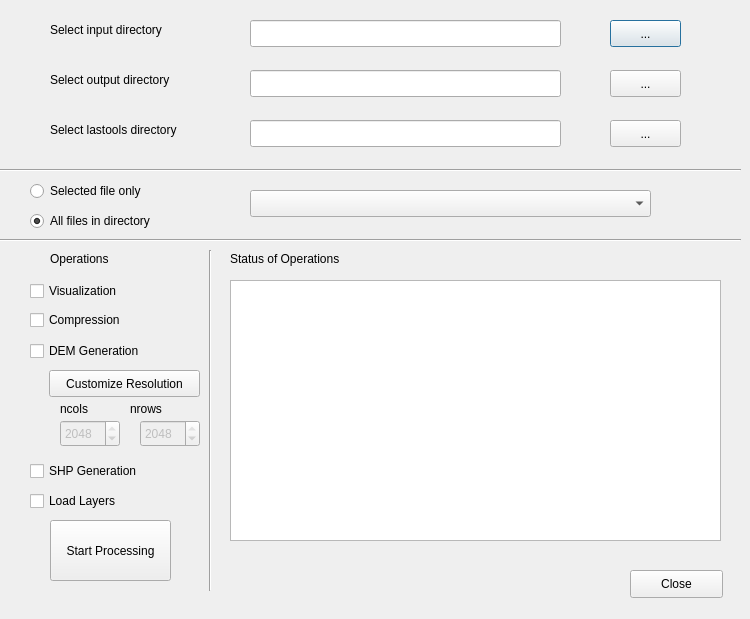
<?xml version="1.0" encoding="UTF-8"?>
<ui version="4.0">
 <class>LidarProcessorDialogBase</class>
 <widget class="QDialog" name="LidarProcessorDialogBase">
  <property name="enabled">
   <bool>true</bool>
  </property>
  <property name="geometry">
   <rect>
    <x>0</x>
    <y>0</y>
    <width>750</width>
    <height>619</height>
   </rect>
  </property>
  <property name="minimumSize">
   <size>
    <width>750</width>
    <height>595</height>
   </size>
  </property>
  <property name="windowTitle">
   <string>LiDAR Processor</string>
  </property>
  <property name="sizeGripEnabled">
   <bool>false</bool>
  </property>
  <widget class="QLineEdit" name="inputDir">
   <property name="geometry">
    <rect>
     <x>250</x>
     <y>20</y>
     <width>311</width>
     <height>27</height>
    </rect>
   </property>
  </widget>
  <widget class="QPushButton" name="inputDirButton">
   <property name="geometry">
    <rect>
     <x>610</x>
     <y>20</y>
     <width>71</width>
     <height>27</height>
    </rect>
   </property>
   <property name="text">
    <string>...</string>
   </property>
  </widget>
  <widget class="QLabel" name="label_2">
   <property name="geometry">
    <rect>
     <x>50</x>
     <y>20</y>
     <width>151</width>
     <height>20</height>
    </rect>
   </property>
   <property name="text">
    <string>Select input directory</string>
   </property>
  </widget>
  <widget class="QLabel" name="label_3">
   <property name="geometry">
    <rect>
     <x>50</x>
     <y>70</y>
     <width>161</width>
     <height>20</height>
    </rect>
   </property>
   <property name="text">
    <string>Select output directory</string>
   </property>
  </widget>
  <widget class="QLineEdit" name="outputDir">
   <property name="geometry">
    <rect>
     <x>250</x>
     <y>70</y>
     <width>311</width>
     <height>27</height>
    </rect>
   </property>
  </widget>
  <widget class="QPushButton" name="outputDirButton">
   <property name="geometry">
    <rect>
     <x>610</x>
     <y>70</y>
     <width>71</width>
     <height>27</height>
    </rect>
   </property>
   <property name="text">
    <string>...</string>
   </property>
  </widget>
  <widget class="QComboBox" name="listoffiles">
   <property name="geometry">
    <rect>
     <x>250</x>
     <y>190</y>
     <width>401</width>
     <height>27</height>
    </rect>
   </property>
  </widget>
  <widget class="QLabel" name="label">
   <property name="geometry">
    <rect>
     <x>50</x>
     <y>250</y>
     <width>81</width>
     <height>17</height>
    </rect>
   </property>
   <property name="text">
    <string>Operations</string>
   </property>
  </widget>
  <widget class="Line" name="line">
   <property name="geometry">
    <rect>
     <x>0</x>
     <y>160</y>
     <width>741</width>
     <height>20</height>
    </rect>
   </property>
   <property name="orientation">
    <enum>Qt::Horizontal</enum>
   </property>
  </widget>
  <widget class="Line" name="line_2">
   <property name="geometry">
    <rect>
     <x>0</x>
     <y>230</y>
     <width>741</width>
     <height>20</height>
    </rect>
   </property>
   <property name="orientation">
    <enum>Qt::Horizontal</enum>
   </property>
  </widget>
  <widget class="Line" name="line_3">
   <property name="geometry">
    <rect>
     <x>200</x>
     <y>250</y>
     <width>20</width>
     <height>341</height>
    </rect>
   </property>
   <property name="orientation">
    <enum>Qt::Vertical</enum>
   </property>
  </widget>
  <widget class="QCheckBox" name="compress">
   <property name="geometry">
    <rect>
     <x>30</x>
     <y>310</y>
     <width>121</width>
     <height>20</height>
    </rect>
   </property>
   <property name="text">
    <string>Compression</string>
   </property>
  </widget>
  <widget class="QCheckBox" name="visualize">
   <property name="geometry">
    <rect>
     <x>30</x>
     <y>280</y>
     <width>111</width>
     <height>22</height>
    </rect>
   </property>
   <property name="text">
    <string>Visualization</string>
   </property>
  </widget>
  <widget class="QCheckBox" name="demGen">
   <property name="geometry">
    <rect>
     <x>30</x>
     <y>340</y>
     <width>141</width>
     <height>22</height>
    </rect>
   </property>
   <property name="text">
    <string>DEM Generation</string>
   </property>
  </widget>
  <widget class="QCheckBox" name="shpGen">
   <property name="geometry">
    <rect>
     <x>30</x>
     <y>460</y>
     <width>141</width>
     <height>22</height>
    </rect>
   </property>
   <property name="text">
    <string>SHP Generation</string>
   </property>
  </widget>
  <widget class="QCheckBox" name="loadLayer">
   <property name="geometry">
    <rect>
     <x>30</x>
     <y>490</y>
     <width>97</width>
     <height>22</height>
    </rect>
   </property>
   <property name="text">
    <string>Load Layers</string>
   </property>
  </widget>
  <widget class="QPlainTextEdit" name="statusBox">
   <property name="geometry">
    <rect>
     <x>230</x>
     <y>280</y>
     <width>491</width>
     <height>261</height>
    </rect>
   </property>
   <property name="plainText">
    <string/>
   </property>
  </widget>
  <widget class="QLabel" name="label_4">
   <property name="geometry">
    <rect>
     <x>230</x>
     <y>250</y>
     <width>151</width>
     <height>17</height>
    </rect>
   </property>
   <property name="text">
    <string>Status of Operations</string>
   </property>
  </widget>
  <widget class="QPushButton" name="startProc">
   <property name="geometry">
    <rect>
     <x>50</x>
     <y>520</y>
     <width>121</width>
     <height>61</height>
    </rect>
   </property>
   <property name="text">
    <string>Start Processing</string>
   </property>
  </widget>
  <widget class="QRadioButton" name="selectedFile">
   <property name="geometry">
    <rect>
     <x>30</x>
     <y>180</y>
     <width>161</width>
     <height>22</height>
    </rect>
   </property>
   <property name="text">
    <string>Selected file only</string>
   </property>
  </widget>
  <widget class="QRadioButton" name="allFIle">
   <property name="geometry">
    <rect>
     <x>30</x>
     <y>210</y>
     <width>171</width>
     <height>22</height>
    </rect>
   </property>
   <property name="text">
    <string>All files in directory</string>
   </property>
   <property name="checked">
    <bool>true</bool>
   </property>
  </widget>
  <widget class="QLabel" name="label_5">
   <property name="geometry">
    <rect>
     <x>60</x>
     <y>400</y>
     <width>41</width>
     <height>17</height>
    </rect>
   </property>
   <property name="text">
    <string>ncols</string>
   </property>
  </widget>
  <widget class="QLabel" name="label_6">
   <property name="geometry">
    <rect>
     <x>130</x>
     <y>400</y>
     <width>40</width>
     <height>17</height>
    </rect>
   </property>
   <property name="text">
    <string>nrows</string>
   </property>
  </widget>
  <widget class="QSpinBox" name="ncols">
   <property name="enabled">
    <bool>false</bool>
   </property>
   <property name="geometry">
    <rect>
     <x>60</x>
     <y>420</y>
     <width>60</width>
     <height>27</height>
    </rect>
   </property>
   <property name="wrapping">
    <bool>false</bool>
   </property>
   <property name="readOnly">
    <bool>false</bool>
   </property>
   <property name="maximum">
    <number>2048</number>
   </property>
   <property name="value">
    <number>2048</number>
   </property>
  </widget>
  <widget class="QSpinBox" name="nrows">
   <property name="enabled">
    <bool>false</bool>
   </property>
   <property name="geometry">
    <rect>
     <x>140</x>
     <y>420</y>
     <width>60</width>
     <height>27</height>
    </rect>
   </property>
   <property name="maximum">
    <number>2048</number>
   </property>
   <property name="value">
    <number>2048</number>
   </property>
  </widget>
  <widget class="QPushButton" name="setres">
   <property name="geometry">
    <rect>
     <x>49</x>
     <y>370</y>
     <width>151</width>
     <height>27</height>
    </rect>
   </property>
   <property name="text">
    <string>Customize Resolution</string>
   </property>
  </widget>
  <widget class="QPushButton" name="lastoolDirButton">
   <property name="geometry">
    <rect>
     <x>610</x>
     <y>120</y>
     <width>71</width>
     <height>27</height>
    </rect>
   </property>
   <property name="text">
    <string>...</string>
   </property>
  </widget>
  <widget class="QLineEdit" name="lastoolDir">
   <property name="geometry">
    <rect>
     <x>250</x>
     <y>120</y>
     <width>311</width>
     <height>27</height>
    </rect>
   </property>
  </widget>
  <widget class="QLabel" name="label_7">
   <property name="geometry">
    <rect>
     <x>50</x>
     <y>120</y>
     <width>161</width>
     <height>20</height>
    </rect>
   </property>
   <property name="text">
    <string>Select lastools directory</string>
   </property>
  </widget>
  <widget class="QPushButton" name="closeButton">
   <property name="geometry">
    <rect>
     <x>630</x>
     <y>570</y>
     <width>93</width>
     <height>28</height>
    </rect>
   </property>
   <property name="text">
    <string>Close</string>
   </property>
  </widget>
 </widget>
 <resources/>
 <connections/>
</ui>
